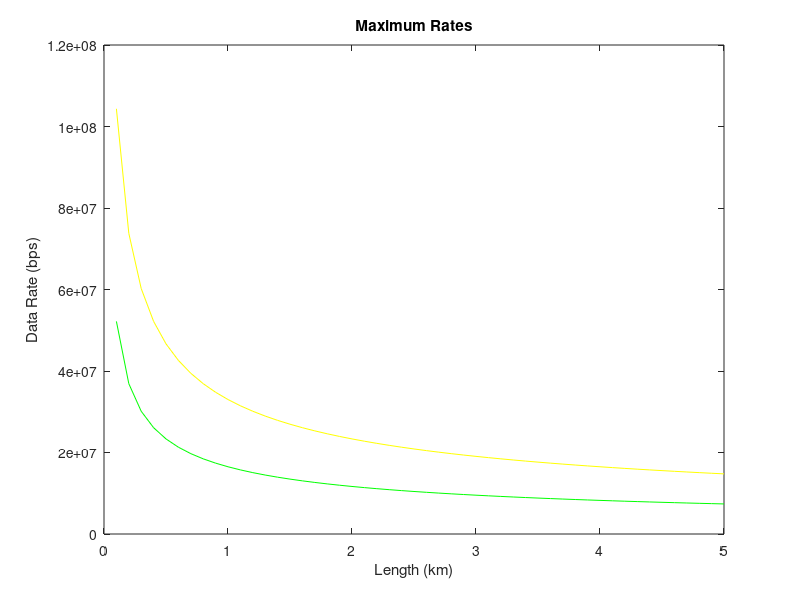

Write the MATLAB code that produced this figure.
n1 = 1.5;
n2 = 1.485;
l = 1.2e-6;
a = 50e-6;
v = (2*pi*a)./(l).*sqrt(n1.^2 - n2.^2);
n = (v.^2)./2;
%-----plot #17--------------------
t = 30e-9;
L = 0:.1:.5;
L1 = .5:.1:5;
Lt = 0:.1:5;
Le = .5;
dt = sqrt(Lt*Le)*t;
fe = .35./(L.*t);
fe1 = .35./(sqrt(Le.*L1).*t);
fo = 1./(2.*L.*t);
fo1 = 1./(2.*sqrt(Le.*L1).*t);
Rrz = .35./(dt);
Rnrz = .7./(dt);

%plot(L,fe,'r')
%hold on
%plot(L1,fe1,'r')

%plot(L,fo)
%hold on
%plot(L1,fo1)
plot(Lt,Rrz,'g')
hold on
plot(Lt,Rnrz,'y')
title('Maximum Rates');
xlabel('Length (km)');
ylabel('Data Rate (bps)');